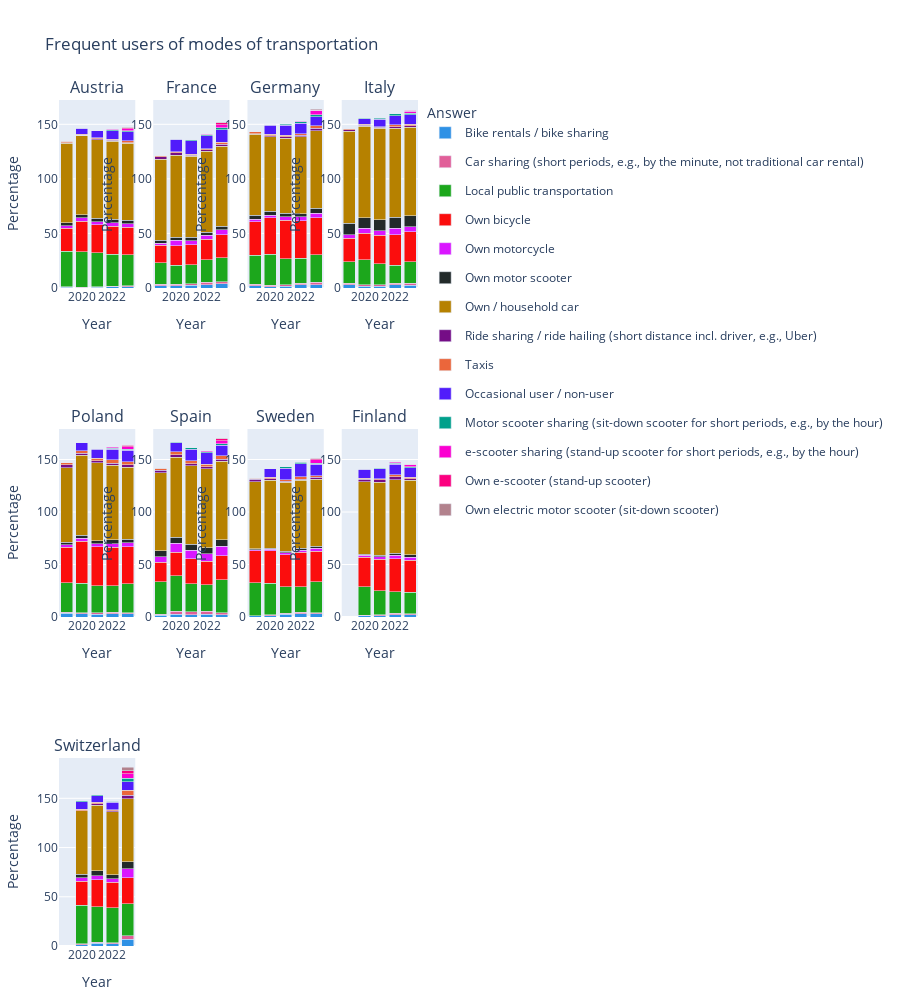

The code cell stored with this chart in its notebook:
### Code cell
fig = create_bar_plot(frequent_modes_of_transport_df, 'Frequent users of modes of transportation', barmode='stack')
fig.update_layout(height=1000)
fig.show()
